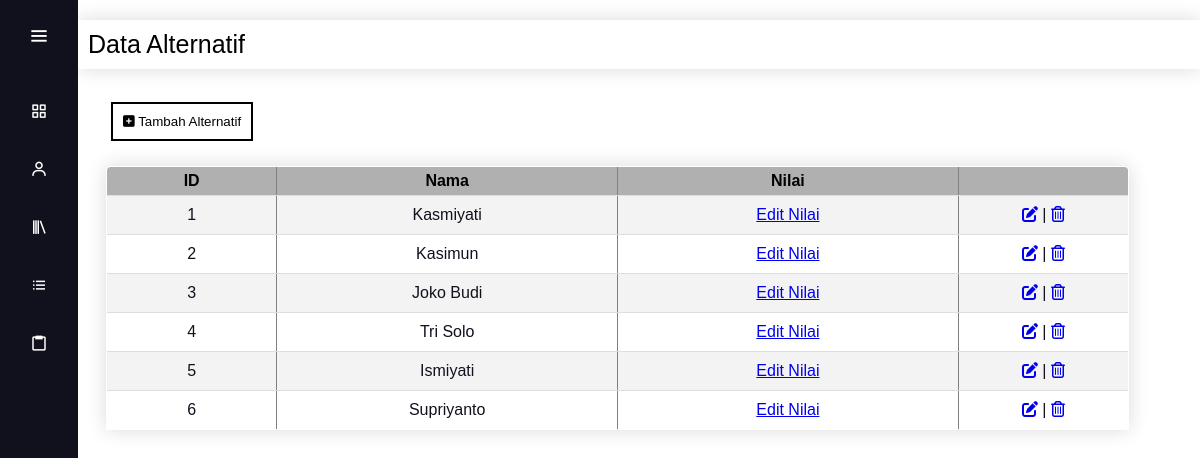
Screenshot of /data_alternatif.php with the database file from the repository.
### tables this page shows
CREATE TABLE `data_alternatif` (
  `id_karyawan` tinyint(3) UNSIGNED NOT NULL,
  `nama_karyawan` varchar(100) NOT NULL
);

### data_alternatif.php (the view, shortened to what this page needs)
<?php
    $conn = mysqli_connect("localhost", "root", "", "spk");
?>
<!DOCTYPE html>
<html>
    <head>
        <link rel="stylesheet" href="style.css">
        <link rel="stylesheet" href="fontAwesome/css/fontawesome.min.css">
        <link rel="stylesheet" href="fontAwesome/css/all.min.css">
        <link href='https://unpkg.com/boxicons@2.0.7/css/boxicons.min.css' rel='stylesheet'>
    </head>
    <body>
        <div class="sidebar">
            <div class="logo-details">
                <i class='bx bx-menu' id="btn" ></i>
            </div>
            <ul class="nav-list">
                <li>
                    <a href="index.php">
                        <i class='bx bx-grid-alt'></i>
                    </a>
                </li>
                <li>
                    <a href="data_alternatif.php">
                        <i class='bx bx-user' ></i>
                    </a>
                </li>
                <li>
                    <a href="data_kriteria.php">
                        <i class='bx bx-library'></i>
                    </a>
                </li>
                <li>
                    <a href="data_subkriteria.php">
                        <i class='bx bx-list-ul'></i>
                    </a>
                </li>
                <li>
                    <a href="hasil.php">
                        <i class='bx bx-clipboard'></i>
                    </a>
                </li>
            </ul>
        </div>
        <section class = "home-section">
            <div class="header">Data Alternatif</div>
            <div class='text'>
                <button><a href="tambah_alternatif.php"><i class="fas fa-plus-square"></i>  Tambah Alternatif</a></button>
                <table class = 'content-table' border = '1' width='98%'>
                    <tr>
                        <th align='center' width='10%'><b>ID</b></th>
                        <th align='center' width='20%'><b>Nama</b></th>
                        <th align='center' width='20%'><b>Nilai</b></th>
                        <th align='center' width='10%'></th>
                    </tr>
                    <?php
                        $cari = "SELECT * FROM data_alternatif ORDER BY id_karyawan";
                        $hasil_cari = mysqli_query($conn, $cari);
                        while($data = mysqli_fetch_row($hasil_cari)){
                    ?>
                    <tr>
                        <td align='center'><?= $data[0]; ?></td>
                        <td align='center'><?= $data[1]; ?></td>
                        <td align='center'><a href='edit_nilai.php?id=<?= $data[0];?>'>Edit Nilai</a></td>
                        <td>
                            <center>
                                <a href="edit_alternatif.php?id=<?= $data[0];?>"><i class="fas fa-edit"></i></a> |
                                <a href="hapus_alternatif.php?id=<?= $data[0];?>" onclick="return confirm('Apakah anda yakin ingin menghapus ini ?')"><i class="far fa-trash-alt"></i></a>
                            </center>
                        </td>
                    </tr>
                    <?php } ?>
                </table>
            </div>
        </section>
    </body>
</html>

### style.css (style rules this page uses)
* { margin: 0; padding: 0; box-sizing: border-box; font-family: "Poppins" , sans-serif; }
* { margin: 0; padding: 0; font-family: 'Quicksand', sans-serif; }
.content-table { border-collapse: collapse; margin: 25px 0px; font-size: 18px; border-radius: 5px 5px 0 0; overflow: hidden; box-shadow: 0 0 20px rgba(0, 0, 0, 0.15); }
.content-table tr th { background-color: #b0b0b1; color: #000000; text-align:center; }
.content-table th, .content-table td { padding: 12px 15px; }
.content-table tbody tr { border-bottom: 1px solid #dddddd; }
.content-table tbody tr:nth-of-type(even) { background-color: #f3f3f3; }
button { background: #34495e; border: 0; background: none; display: block; margin: 5px auto; text-align: center; border: 2px solid #000000; padding: 10px 10px; width: auto; height: auto; outline: none; color: rgb(0, 0, 0); transition: 0.25s; cursor: pointer; }
button a { text-decoration: none; color: #000000; }
.sidebar { position: fixed; left: 0; top: 0; height: 100%; width: 78px; background: #11101D; padding: 6px 14px; z-index: 99; transition: all 0.5s ease; }
.sidebar .logo-details { height: 60px; display: flex; align-items: center; position: relative; }
.sidebar .logo-details #btn { position: absolute; top: 50%; right: 0; transform: translateY(-50%); font-size: 22px; transition: all 0.4s ease; font-size: 23px; text-align: center; cursor: pointer; transition: all 0.5s ease; }
.sidebar i { color: #fff; height: 60px; min-width: 50px; font-size: 28px; text-align: center; line-height: 60px; }
.sidebar .nav-list { margin-top: 20px; height: 100%; }
.sidebar li { position: relative; margin: 8px 0; list-style: none; }
.sidebar li a { display: flex; height: 100%; width: 100%; border-radius: 12px; align-items: center; text-decoration: none; transition: all 0.4s ease; background: #11101D; }
.sidebar li i { height: 50px; line-height: 50px; font-size: 18px; border-radius: 12px; }
.home-section { position: relative; background: #ffffff; min-height: 100vh; top: 20px; left: 78px; width: calc(100% - 78px); transition: all 0.5s ease; z-index: 2; }
.home-section .header { background: #ffffff; text-align: left; color: rgb(0, 0, 0); font-size: 25px; font-weight: 500; margin: 0px; padding: 10px; box-shadow: 0 0 20px rgba(0, 0, 0, 0.15); }
.home-section .text { display: inline-block; color: #11101d; font-size: 15px; font-weight: 50; margin: 18px; max-width:100%; width: calc(100% - 78px); }
.home-section .text p, .home-section .text button { margin: 15px; font-style: normal; float:left; }
.home-section .text table { font-size: 16px; margin: 10px; float: left; }
.home-section .text table tr, .home-section .text table td { padding: 10px; }
.home-section .text table th { padding: 5px; height: auto; }

### rows the page displays
data_alternatif: id_karyawan "1", nama_karyawan "Kasmiyati"
data_alternatif: id_karyawan "2", nama_karyawan "Kasimun"
data_alternatif: id_karyawan "3", nama_karyawan "Joko Budi"
data_alternatif: id_karyawan "4", nama_karyawan "Tri Solo"
data_alternatif: id_karyawan "5", nama_karyawan "Ismiyati"
data_alternatif: id_karyawan "6", nama_karyawan "Supriyanto"
